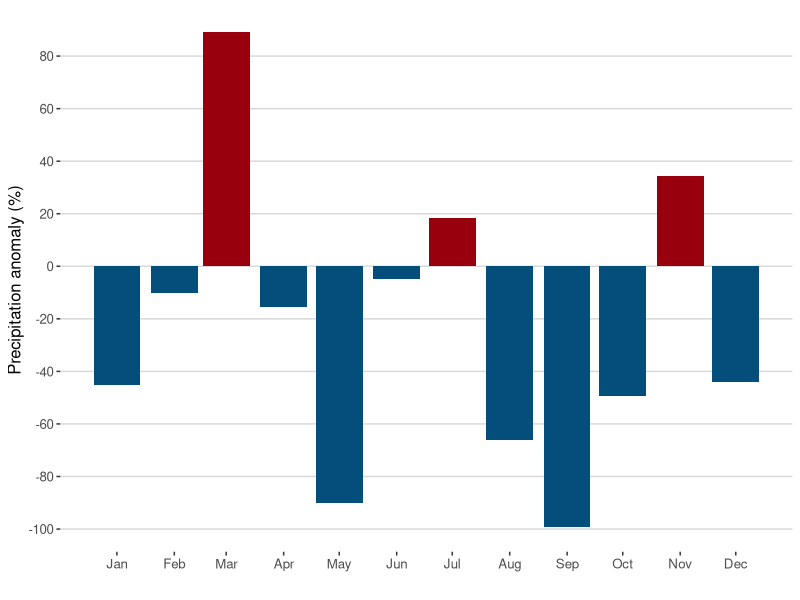
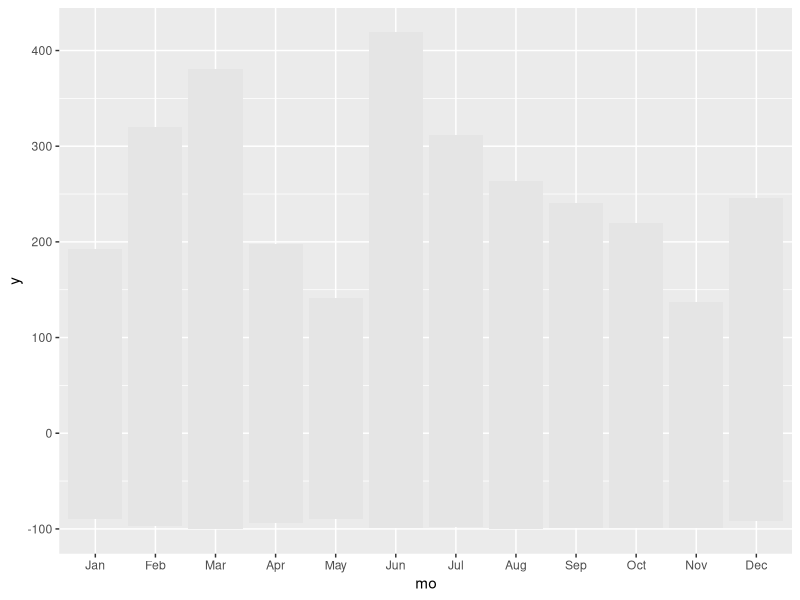
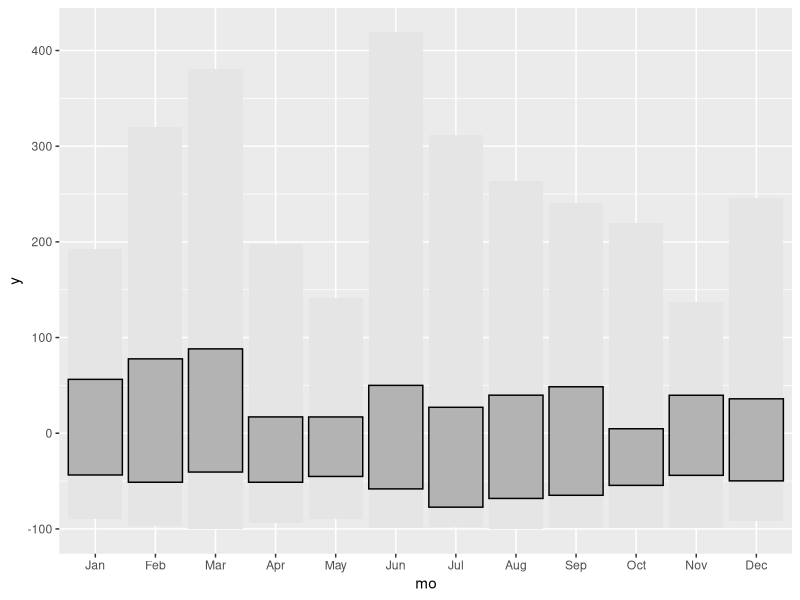
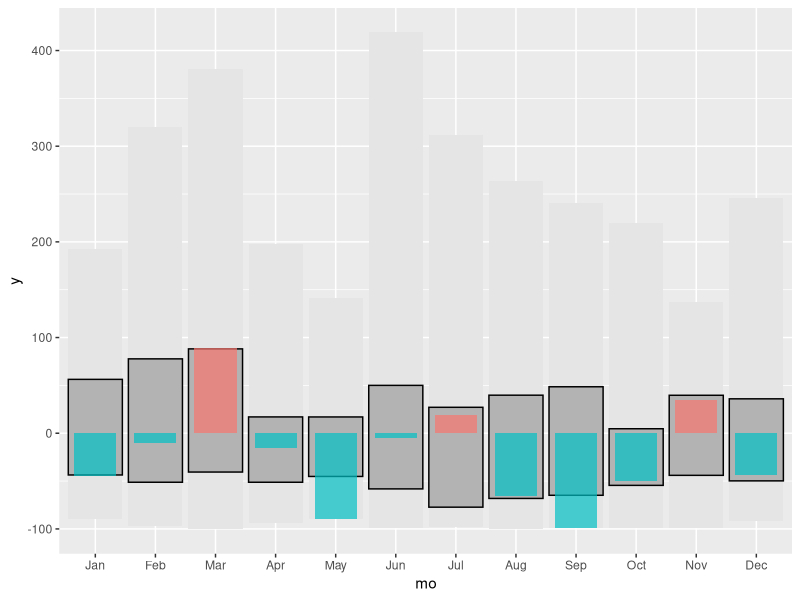
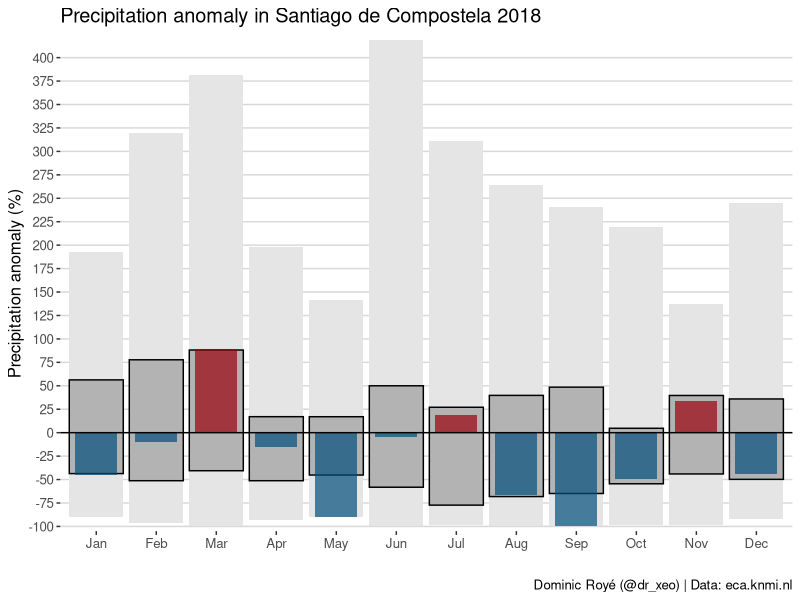
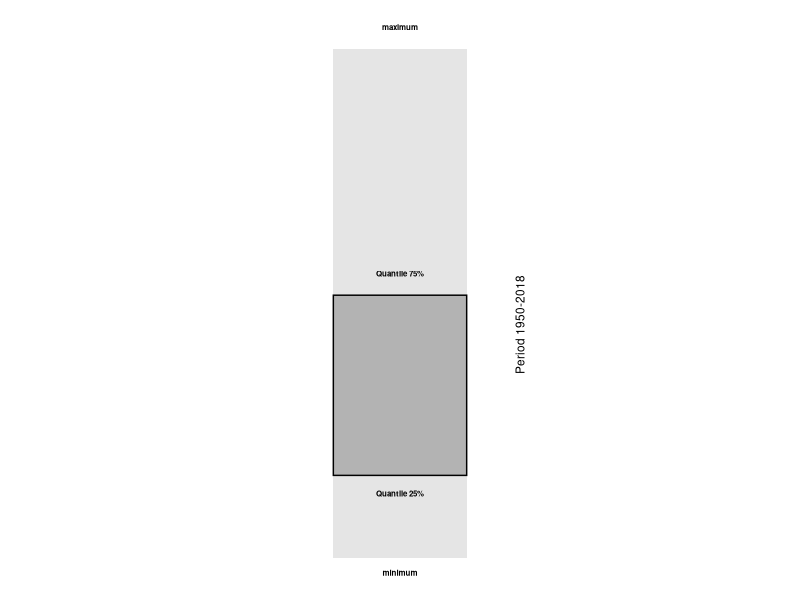
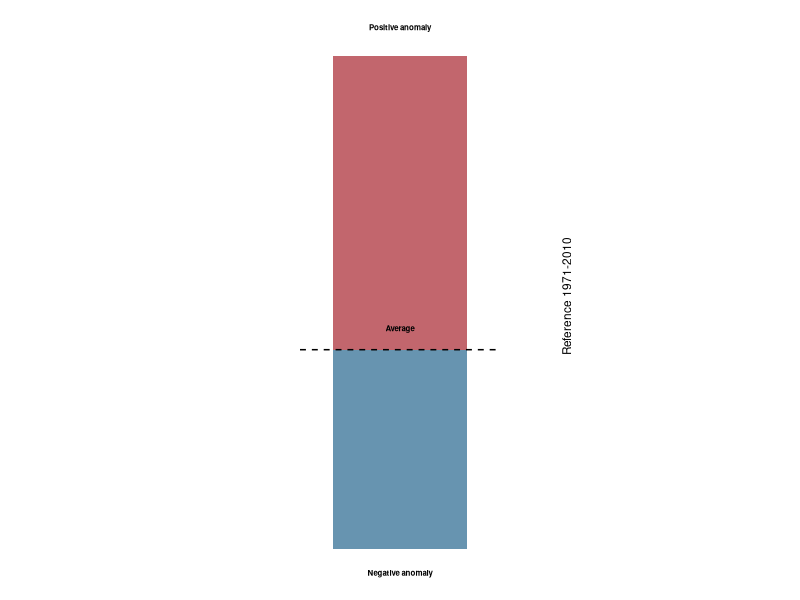
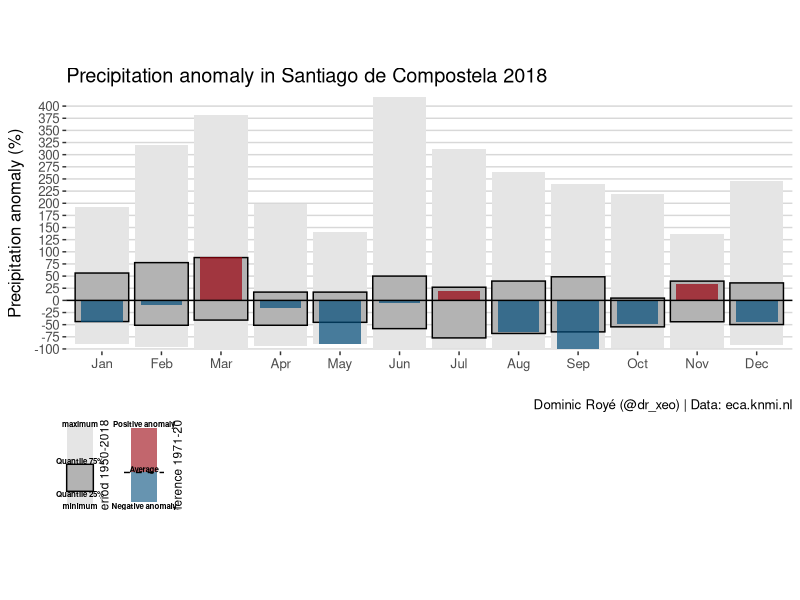

These figures' R source, in order:
## ---- chunk 1
Sys.setlocale("LC_TIME", "English")
## ---- chunk 2
library(knitr)

tb <- data.frame(paquete=c("tidyverse","readr","ggthemes","lubridate", "cowplot"),
                 descripcion=c("Collection of packages (visualization, manipulation): ggplot2, dplyr, purrr, etc.",
                               "Import data",
                               "Themes for ggplot2",
                               "Easy manipulation of dates and times",
                               "Easy creation of multiple graphics with ggplot2"
                                ))

kable(tb,booktabs = TRUE,col.names=c("Package","Description"))

## ---- chunk 3
#we install the packages if necessary
if(!require("tidyverse")) install.packages("tidyverse")
if(!require("ggthemes")) install.packages("broom")
if(!require("cowplot")) install.packages("cowplot")
if(!require("lubridate")) install.packages("lubridate")

#packages
library(tidyverse) #include readr
library(ggthemes)
library(cowplot)
library(lubridate)
## ---- chunk 4

data <- read_csv("RR_STAID001394.txt", skip = 21) %>%
             mutate(DATE = ymd(DATE), RR = ifelse(RR == -9999, NA, RR/10)) %>%
               select(DATE:RR) %>% 
             rename(date = DATE, pr = RR)

data

## ---- chunk 5

data <- mutate(data, mo = month(date, label = TRUE), yr = year(date)) %>%
            filter(date >= "1950-01-01") %>%
                group_by(yr, mo) %>% 
                   summarise(prs = sum(pr, na.rm = TRUE))

data

## ---- chunk 6
pr_ref <- filter(data, yr > 1981, yr <= 2010) %>%
                   group_by(mo) %>%
                      summarise(pr_ref = mean(prs))

data <- left_join(data, pr_ref, by = "mo")

data <- mutate(data, 
               anom = (prs*100/pr_ref)-100, 
               date = str_c(yr, as.numeric(mo), 1, sep = "-") %>% ymd(),
               sign= ifelse(anom > 0, "pos", "neg") %>% factor(c("pos", "neg")))

## ---- chunk 7
filter(data, yr == 2018) %>%
   ggplot(aes(date, anom, fill = sign)) + 
       geom_bar(stat = "identity", show.legend = FALSE) + 
    scale_x_date(date_breaks = "month", date_labels = "%b") +
    scale_y_continuous(breaks = seq(-100, 100, 20)) +
    scale_fill_manual(values = c("#99000d", "#034e7b")) +
         labs(y = "Precipitation anomaly (%)", x = "") +
          theme_hc()
## ---- chunk 8
data_norm <-     group_by(data, mo) %>%
                     summarise(mx = max(anom),
                               min = min(anom),
                               q25 = quantile(anom, .25),
                               q75 = quantile(anom, .75),
                               iqr = q75-q25)
data_norm
## ---- chunk 9

#range of anomalies maximum-minimum
g1.1 <- ggplot(data_norm)+
           geom_crossbar(aes(x = mo, y = 0, ymin = min, ymax = mx),
                        fatten = 0, fill = "grey90", colour = "NA")

g1.1

#adding interquartile range
g1.2 <- g1.1 + geom_crossbar(aes(x = mo, y = 0, ymin = q25, ymax = q75),
                              fatten = 0, fill = "grey70")

g1.2

#adding anomalies of the year 2018 

g1.3 <- g1.2 + geom_crossbar(data = filter(data, yr == 2018),
                aes(x = mo, y = 0, ymin = 0, ymax = anom, fill = sign),
                fatten = 0, width = 0.7, alpha = .7, colour = "NA",
                show.legend = FALSE)
g1.3
## ---- chunk 10
g1 <- g1.3 + geom_hline(yintercept = 0)+
               scale_fill_manual(values=c("#99000d","#034e7b"))+
               scale_y_continuous("Precipitation anomaly (%)",
                                   breaks = seq(-100, 500, 25),
                                   expand = c(0, 5))+
            labs(x = "",
                 title = "Precipitation anomaly in Santiago de Compostela 2018",
                 caption="Dominic Royé (@dr_xeo) | Data: eca.knmi.nl")+
            theme_hc()
g1
## ---- chunk 11
#legend data
legend <- filter(data_norm, mo == "Jan")

legend_lab <- gather(legend, stat, y, mx:q75) %>%
                 mutate(stat = factor(stat, stat, c("maximum",
                                                   "minimum",
                                                   "Quantile 25%",
                                                   "Quantile 75%")) %>%
                                            as.character())

#legend graph
g2 <- legend %>% ggplot()+
                  geom_crossbar(aes(x = mo, y = 0, ymin = min, ymax = mx),
                                fatten = 0, fill = "grey90", colour = "NA", width = 0.2) +
                  geom_crossbar(aes(x = mo, y = 0, ymin = q25, ymax = q75),
                                fatten = 0, fill = "grey70", width = 0.2) +
                  geom_text(data = legend_lab, 
                            aes(x = mo, y = y+c(12,-8,-10,12), label = stat), 
                            fontface = "bold", size = 2) +
                   annotate("text", x = 1.18, y = 40, 
                            label = "Period 1950-2018", angle = 90, size = 3) +
              theme_void() + 
                theme(plot.margin = unit(c(0, 0, 0, 0), "cm"))

g2
## ---- chunk 12
#legend data
legend2 <- filter(data, yr == 1950, mo %in% c("Jan","Feb")) %>% 
              ungroup() %>% 
            select(mo, anom, sign)

legend2[2,1] <- "Jan"

legend_lab2 <- data.frame(mo = rep("Jan", 3), 
                          anom= c(110, 3, -70), 
                          label = c("Positive anomaly", "Average", "Negative anomaly"))

#legend graph
g3 <-  ggplot() + 
         geom_bar(data = legend2,
                aes(x = mo, y = anom, fill = sign),
                   alpha = .6, colour = "NA", stat = "identity", show.legend = FALSE, width = 0.2) +
         geom_segment(aes(x = .85, y = 0, xend = 1.15, yend = 0), linetype = "dashed") +
         geom_text(data = legend_lab2, 
                   aes(x = mo, y = anom+c(10,5,-13), label = label), 
                   fontface = "bold", size = 2) +
         annotate("text", x = 1.25, y = 20, 
                  label ="Reference 1971-2010", angle = 90, size = 3) +
         scale_fill_manual(values = c("#99000d", "#034e7b")) +
        theme_void() +
         theme(plot.margin = unit(c(0, 0, 0, 0), "cm"))

g3

## ---- chunk 13

p <- ggdraw() +
       draw_plot(g1, x = 0, y = .3, width = 1, height = 0.6) +
       draw_plot(g2, x = 0, y = .15, width = .2, height = .15) +
       draw_plot(g3, x = 0.08, y = .15, width = .2, height = .15)

p


save_plot("pr_anomaly2016_scq.png", p, dpi = 300, base_width = 12.43, base_height = 8.42)
## ---- chunk 14

#range of anomalies maximum-minimum
g1.1 <- ggplot(data_norm)+
           geom_crossbar(aes(x = mo, y = 0, ymin = min, ymax = mx),
                        fatten = 0, fill = "grey90", colour = "NA")

g1.1

#adding the interquartile range
g1.2 <- g1.1 + geom_crossbar(aes(x = mo, y = 0, ymin = q25, ymax = q75),
                              fatten = 0, fill = "grey70")

g1.2

#adding the anomalies of the year 2016-2018

g1.3 <- g1.2 + geom_crossbar(data = filter(data, yr %in% 2016:2018),
                aes(x = mo, y = 0, ymin = 0, ymax = anom, fill = sign),
                fatten = 0, width = 0.7, alpha = .7, colour = "NA",
                show.legend = FALSE) +
               facet_grid(yr ~ .)
g1.3
## ---- chunk 15
g1 <- g1.3 + geom_hline(yintercept = 0)+
               scale_fill_manual(values=c("#99000d","#034e7b"))+
               scale_y_continuous("Anomalía de precipitación (%)",
                                   breaks = seq(-100, 500, 50),
                                   expand = c(0, 5))+
            labs(x = "",
                 title = "Anomalía de precipitación en Santiago de Compostela",
                 caption="Dominic Royé (@dr_xeo) | Datos: eca.knmi.nl")+
            theme_hc()
g1
## ---- chunk 16

p <- ggdraw() +
       draw_plot(g1, x = 0, y = .18, width = 1, height = 0.8) +
       draw_plot(g2, x = 0, y = .08, width = .2, height = .15) +
       draw_plot(g3, x = 0.08, y = .08, width = .2, height = .15)

p

save_plot("pr_anomaly20162018_scq.png", p, dpi = 300, base_width = 12.43, base_height = 8.42)
